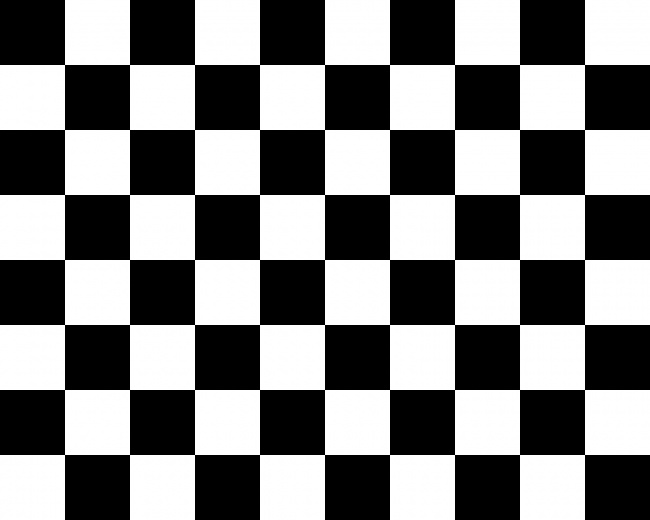
#> input picture lecture/images/Flag.jpg, 650 x 520 px
$ jupyter execute Hough.ipynb
#> lines starting #> are read from the running program, lines starting #| are printed output that depends on the picture; after the words box and inside, x2 and y2 are one past the last pixel; in counts of white or black regions, pixels touching at a corner belong together
[cell 1]
import numpy as np
import cv2 as cv
import matplotlib.pyplot as plt

[cell 2]
# Hough line
img = cv.imread('./images/Flag.jpg')
#> img is the input picture: shape (520, 650, 3); min 0, max 255, mean 127.4
gray = cv.cvtColor(img, cv.COLOR_BGR2GRAY)
edges = cv.Canny(gray, 50, 200)
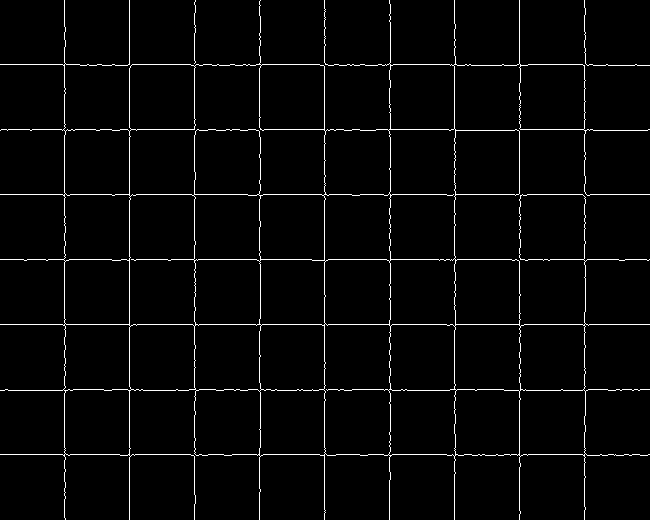
#> edges: shape (520, 650); 2.7% white in thin lines or dots

img_Hough = img.copy()

lines = cv.HoughLines(edges, 1, np.pi / 180, 150, None, 0, 0)
#> lines = 16 rows, first 8: [324, 1.57], [194, 1.57], [259, 1.57], [129, 0], [454, 1.57], [324, 0], [129, 1.57], [64, 0]

if lines is not None:
    for i in range(0, len(lines)):
        rho = lines[i][0][0]
        theta = lines[i][0][1]
        a = np.cos(theta)
        b = np.sin(theta)
        x0 = a * rho
        y0 = b * rho
        pt1 = (int(x0 + 100 * (-b)), int(y0 + 100 * (a)))
        pt2 = (int(x0 - 100 * (-b)), int(y0 - 100 * (a)))
        cv.line(img_Hough, pt1, pt2, (255, 0, 0), 3)
#> this loop made 16 passes
#> (rho, theta, a, b, x0, y0, pt1, pt2) on passes 1 to 10: (324, 1.57, -4.37e-08, 1, -1.42e-05, 324, (-100, 323), (99, 324)), (194, 1.57, -4.37e-08, 1, -8.48e-06, 194, (-100, 193), (99, 194)), (259, 1.57, -4.37e-08, 1, -1.13e-05, 259, (-100, 258), (99, 259)), (129, 0, 1, 0, 129, 0, (129, 100), (129, -100)), (454, 1.57, -4.37e-08, 1, -1.98e-05, 454, (-100, 453), (99, 454)), (324, 0, 1, 0, 324, 0, (324, 100), (324, -100)), (129, 1.57, -4.37e-08, 1, -5.64e-06, 129, (-100, 128), (99, 129)), (64, 0, 1, 0, 64, 0, (64, 100), (64, -100)), (194, 0, 1, 0, 194, 0, (194, 100), (194, -100)), (64, 1.57, -4.37e-08, 1, -2.8e-06, 64, (-100, 63), (99, 64))
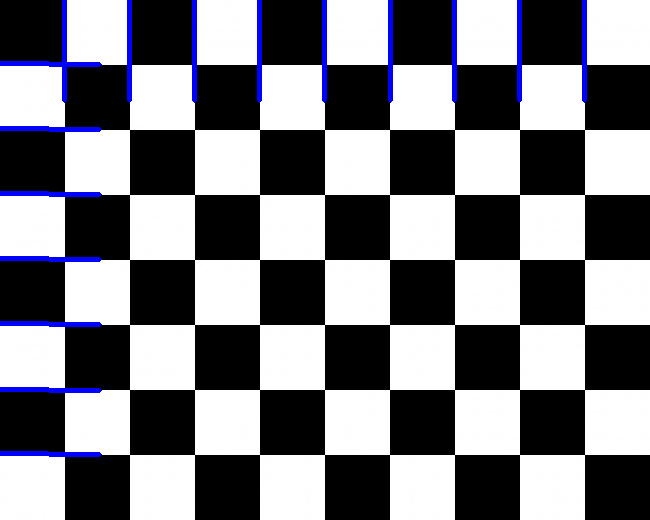
#> img_Hough: shape (520, 650, 3); 2.39% of pixels changed, all inside (x1, y1, x2, y2) = (0, 0, 587, 457)

cv.imwrite("HoughLine.jpg", img_Hough)
#> Out = True
